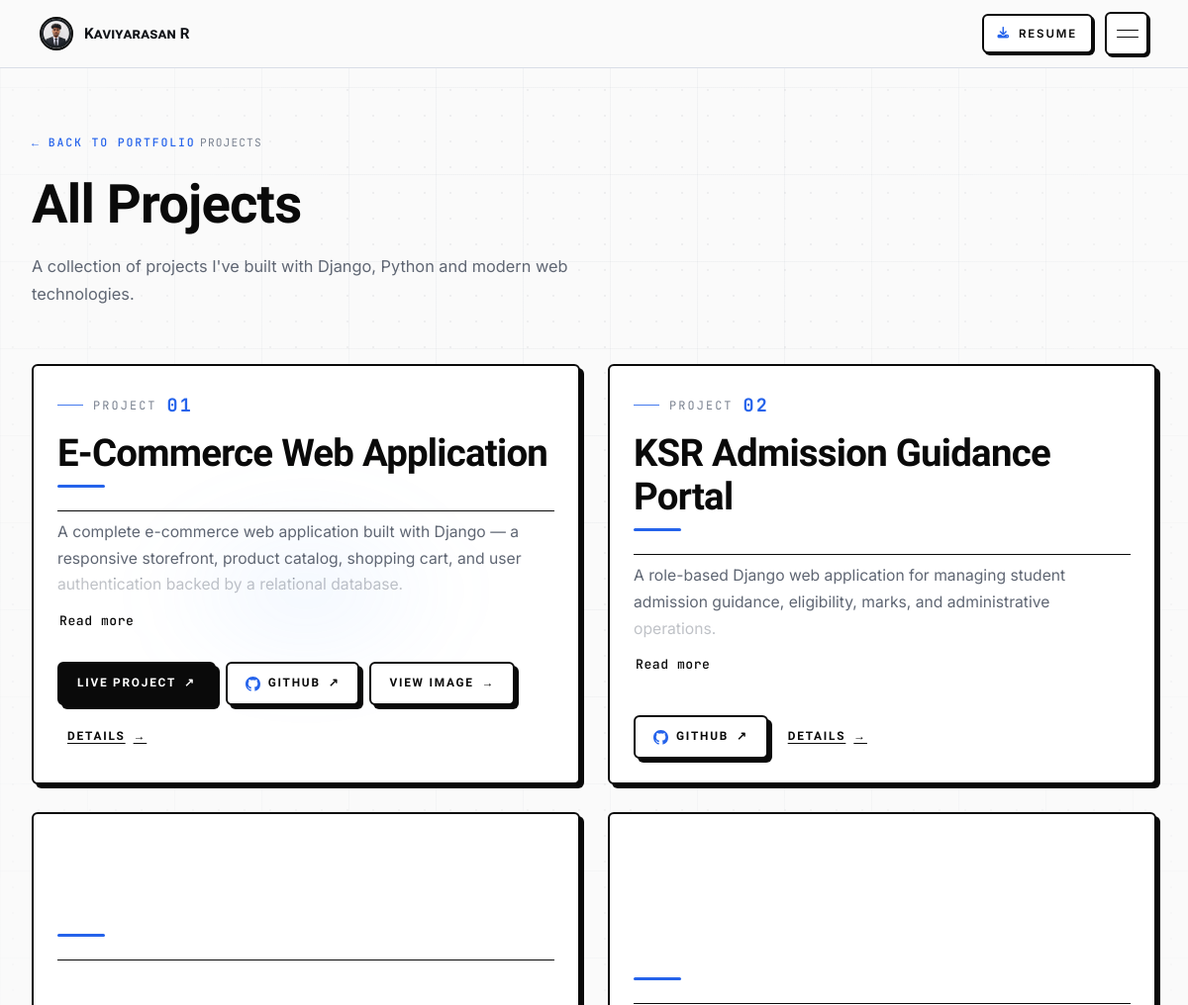
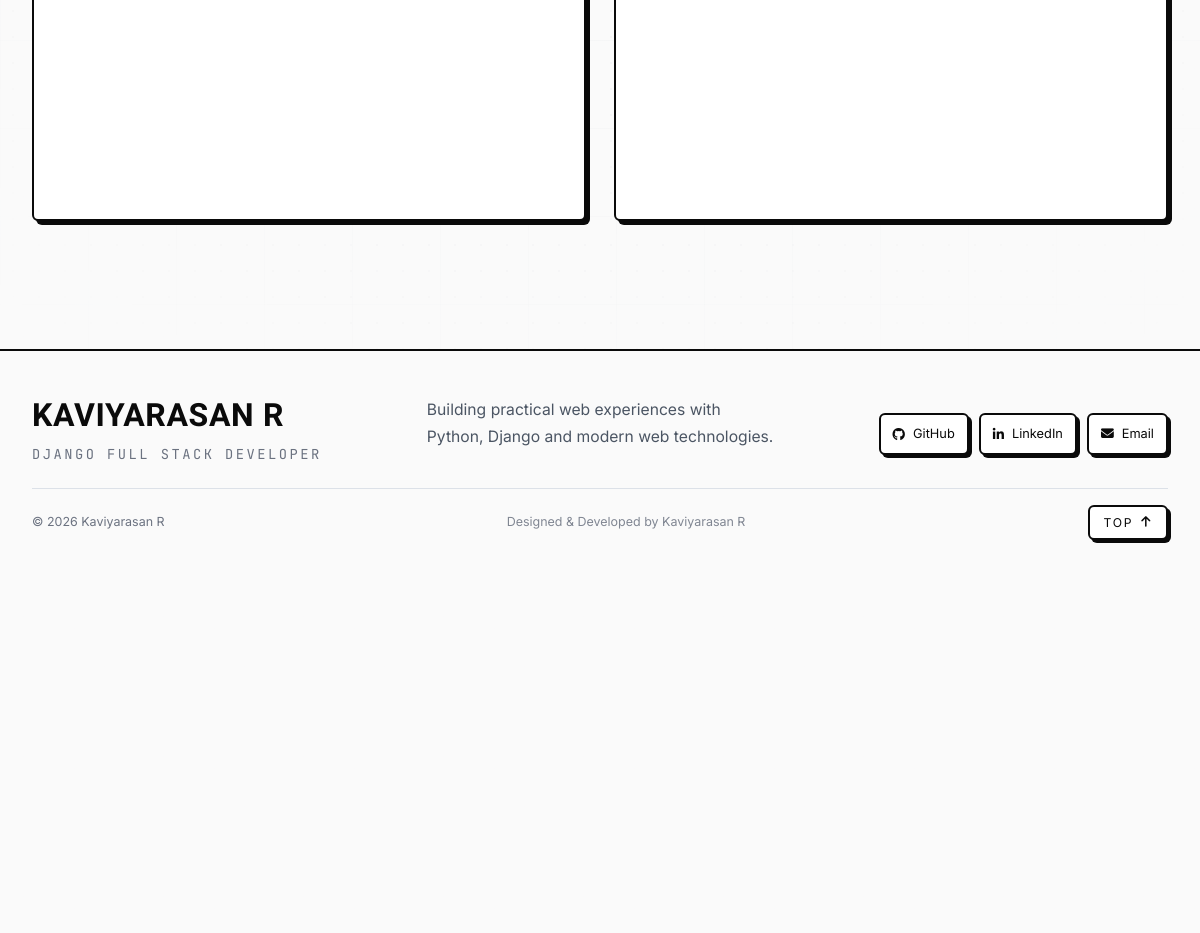
/projects/, run on the app's committed database (2 pictures, top to bottom).
### core/models.py (models this page shows, shortened)
class Profile(models.Model):
    name = models.CharField(max_length=100)
    role = models.CharField(max_length=150, help_text="e.g. Django Full Stack Developer")
    tagline = models.CharField(max_length=250, blank=True)
    about = models.TextField()
    profile_image = models.ImageField(upload_to='profile/')
    resume = models.FileField(upload_to='resume/', blank=True, null=True)
    email = models.EmailField()
    phone = models.CharField(max_length=20, blank=True)
    location = models.CharField(max_length=100, blank=True)
    github = models.URLField(blank=True)
    linkedin = models.URLField(blank=True)
    twitter = models.URLField(blank=True)
    leetcode = models.URLField(blank=True)
    @property
    def has_resume(self):
        return bool(self.resume and self.resume.storage.exists(self.resume.name))

class Project(models.Model):
    title = models.CharField(max_length=150)
    slug = models.SlugField(unique=True)
    short_description = models.CharField(max_length=250)
    description = models.TextField()
    problem = models.TextField(blank=True, help_text="The problem or need this project addresses")
    approach = models.TextField(blank=True, help_text="Key technical decisions and why they were chosen")
    outcome = models.TextField(blank=True, help_text="Concrete scope, scale, and results")
    tech_stack = models.ManyToManyField(Technology, blank=True, related_name='projects')
    github_link = models.URLField(blank=True)
    live_link = models.URLField(blank=True)
    featured = models.BooleanField(default=False)
    order = models.PositiveIntegerField(default=0)
    created_at = models.DateTimeField(auto_now_add=True)
    class Meta:
        ordering = ['order', '-featured', '-created_at']

### core/views.py (the view)
# urls.py: path('projects/', views.all_projects, name='all_projects'),
@never_cache
def all_projects(request):
    projects = Project.objects.prefetch_related('images')
    context = {
        'projects': projects,
        'gallery_projects': projects,
    }
    return render(request, 'all_projects.html', context)

### core/context_processors.py (called while the page is built)
def profile_context(request):
    profile = Profile.objects.first()
    hero = HeroContent.objects.first()
    image_url = None
    image_version = None
    for source in (hero.profile_image if hero else None, profile.profile_image if profile else None):
        if source and source.storage.exists(source.name):
            image_url = source.url
            try:
                image_version = int(os.path.getmtime(source.path) * 1000)
            except Exception:
                image_version = None
            break
    return {
        'global_profile': profile,
        'global_profile_image': image_url,
        'global_profile_image_exists': bool(image_url),
        'global_profile_image_version': image_version,
    }

### core/templatetags/portfolio_tags.py (called while the page is built)
@register.simple_tag(takes_context=True)
def resume_url(context):
    hero = context.get('hero') or HeroContent.objects.first()
    if hero and hero.resume_pdf:
        return hero.resume_pdf.url
    profile = context.get('global_profile') or context.get('profile')
    if profile and getattr(profile, 'has_resume', False) and profile.resume:
        return profile.resume.url
    return '/resume.pdf'

### core/templates/all_projects.html (shortened to what this page needs)
{% extends 'base.html' %}
{% load static %}
{% block content %}
<section class="all-projects section" id="projects">
    <div class="container">
        <div class="all-projects-head">
            <a href="{% url 'index' %}#projects" class="all-projects-back"><span aria-hidden="true">←</span> Back to Portfolio</a>
            <span class="section-label reveal">Projects</span>
            <h1 class="all-projects-title reveal">All Projects</h1>
            <p class="all-projects-sub reveal">A collection of projects I've built with Django, Python and modern web technologies.</p>
        </div>
        <div class="projects-grid">
            {% for project in projects %}
            {% include 'partials/_project_card.html' %}
            {% empty %}
            <p class="empty-note">Projects coming soon.</p>
            {% endfor %}
        </div>
    </div>
</section>
{% endblock %}

### core/templates/base.html (shortened to what this page needs)
{% load static %}
<!DOCTYPE html>
<html lang="en" data-theme="light">
<head>
    <link rel="stylesheet" href="https://cdn.jsdelivr.net/npm/devicon@2.15.1/devicon.min.css">
    <link rel="stylesheet" href="https://cdnjs.cloudflare.com/ajax/libs/font-awesome/6.5.1/css/all.min.css">
    <link rel="stylesheet" href="{% static 'css/style.css' %}?v=36">
</head>
<body>
    <div class="bg" aria-hidden="true">
        <div class="bg-grid"></div>
    </div>
    <div class="bg-noise" aria-hidden="true"></div>
    {% include 'partials/navbar.html' %}
    <main class="page-main">
        {% block content %}{% endblock %}
    </main>
    <footer class="footer" id="footer">
        <div class="container">
            <div class="footer-main">
                <div>
                    <h2 class="footer-name">{{ global_profile.name|default:"KAVIYARASAN R" }}</h2>
                    <p class="footer-role">{{ global_profile.role|default:"DJANGO FULL STACK DEVELOPER" }}</p>
                </div>
                <p class="footer-summary">Building practical web experiences with<br>Python, Django and modern web technologies.</p>
                <div class="footer-socials">
                    {% if global_profile.github %}<a href="{{ global_profile.github }}" target="_blank" rel="noopener" aria-label="GitHub"><i class="fa-brands fa-github"></i><span>GitHub</span></a>{% endif %}
                    {% if global_profile.linkedin %}<a href="{{ global_profile.linkedin }}" target="_blank" rel="noopener" aria-label="LinkedIn"><i class="fa-brands fa-linkedin-in"></i><span>LinkedIn</span></a>{% endif %}
                    {% if global_profile.email %}<a href="mailto:{{ global_profile.email }}" aria-label="Email"><i class="fa-solid fa-envelope"></i><span>Email</span></a>{% endif %}
                </div>
            </div>
            <div class="footer-bottom">
                <p class="footer-copy">&copy; {% now "Y" %} {{ global_profile.name|default:"Kaviyarasan R" }}</p>
                <p class="footer-copy footer-credit">Designed &amp; Developed by {{ global_profile.name|default:"Kaviyarasan R" }}</p>
                <button class="footer-top" id="toTop" aria-label="Back to top">TOP <i class="fa-solid fa-arrow-up"></i></button>
            </div>
        </div>
    </footer>
</body>
</html>

### core/templates/partials/navbar.html (shortened to what this page needs)
{% load portfolio_tags %}
<nav class="nav" id="nav">
    <div class="nav-inner">
        <a href="#home" class="nav-logo" aria-label="Kaviyarasan R — home">
            <span class="nav-avatar" data-photo-open role="button" aria-haspopup="dialog" aria-label="View profile photo">
                {% if global_profile_image_exists %}
                    <img src="{{ global_profile_image }}?v={{ global_profile_image_version }}" alt="" aria-hidden="true">
                {% else %}
                    <span class="nav-avatar-fallback">R</span>
                {% endif %}
            </span>
            <span class="nav-brand">{{ global_profile.name|default:"Kaviyarasan R" }}</span>
        </a>
        <div class="nav-actions">
            <a href="{% resume_url %}" class="nav-resume" download aria-label="Download resume as PDF"><i class="fa-solid fa-download" aria-hidden="true"></i><span>Resume</span></a>
            <button class="nav-burger" id="burger" aria-label="Open menu" aria-expanded="false">
                <span class="nav-burger-line"></span>
                <span class="nav-burger-line"></span>
            </button>
        </div>
    </div>
</nav>

### core/templates/partials/_project_card.html (shortened to what this page needs)
<article class="case">
    <div class="case-head">
        <span class="case-no reveal">Project <b>0{{ forloop.counter }}</b></span>
        <div class="case-title-wrap">
            <h2 class="case-title reveal">{{ project.title }}</h2>
            <span class="case-title-accent" aria-hidden="true"></span>
        </div>
    </div>
    <p class="case-short reveal">{{ project.short_description }}</p>
    <button type="button" class="case-read-toggle" data-case-toggle aria-expanded="false" aria-controls="case-details-{{ forloop.counter0 }}">Read more</button>
    <div class="case-actions reveal">
        {% if project.live_link %}
        <a href="{{ project.live_link }}" target="_blank" rel="noopener" class="case-action case-action--primary magnetic">Live Project <span class="case-action-arrow" aria-hidden="true">↗</span></a>
        {% endif %}
        {% if project.github_link %}
        <a href="{{ project.github_link }}" target="_blank" rel="noopener" class="case-action case-action--github magnetic">
            GitHub <span class="case-action-arrow" aria-hidden="true">↗</span>
        </a>
        {% endif %}
        {% with project_images=project.images.all %}
        {% if project_images %}
        <button type="button" class="case-action case-action--image" data-gallery-trigger="gallery-{{ project.id }}" aria-haspopup="dialog" aria-controls="gallery">View Image <span class="case-action-arrow" aria-hidden="true">→</span></button>
        {% endif %}
        {% endwith %}
        <button type="button" class="case-action case-action--details" data-project-details>Details <span class="case-action-arrow" aria-hidden="true">→</span></button>
    </div>
</article>

### data on the page
Profile: name "Kaviyarasan R", name "KAVIYARASAN R", role "DJANGO FULL STACK DEVELOPER"
Project: title "E-Commerce Web Application", short_description "A complete e-commerce web application built with Django — a responsive storefront, product catalog, shopping cart, and user authentication backed by a relational database."
Project: title "KSR Admission Guidance Portal", short_description "A role-based Django web application for managing student admission guidance, eligibility, marks, and administrative operations."
